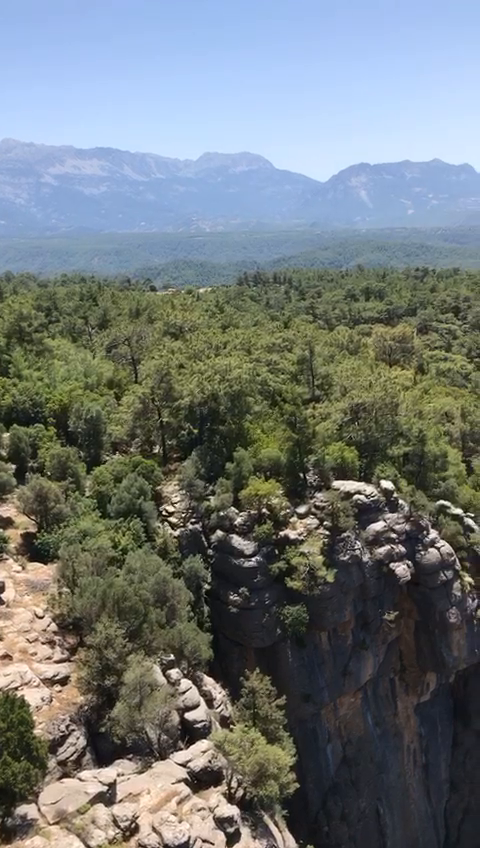
#> input picture frame 37 of 1_temel_islemler/videos/antalya.mp4, 480 x 848 px
$ python 6_video_okuma.py
#> lines starting #> are read from the running program, lines starting #| are printed output that depends on the picture
import cv2

cap = cv2.VideoCapture("videos/antalya.mp4")

while True:
    ret, frame = cap.read()
#> frame is the input picture: shape (848, 480, 3); mean B, G, R 120.6, 119.9, 113

    if not ret:
        break  # Video bittiğinde döngüden çık

    frame_yeni = cv2.flip(frame, 0)
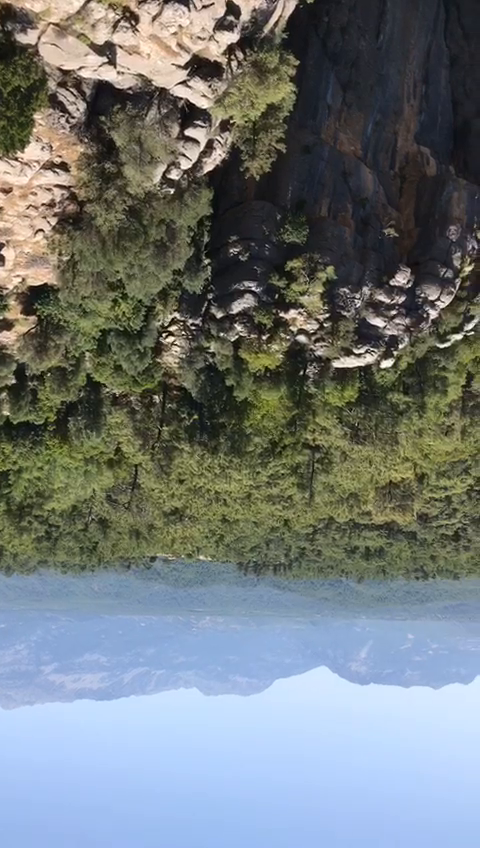
#> frame_yeni: shape (848, 480, 3); mean B, G, R 120.6, 119.9, 113

    # Videoları göster
    cv2.imshow("Video", frame)
    cv2.imshow("Yeni Video", frame_yeni)

    # 'q' tuşuna basıldığında döngüyü sonlandır
    if cv2.waitKey(30) & 0xFF == ord("q"):
#> (key q is pressed here)
        break

# Kaynakları serbest bırak ve pencereleri kapat
cap.release()
cv2.destroyAllWindows()

$ run again, starting later in the video
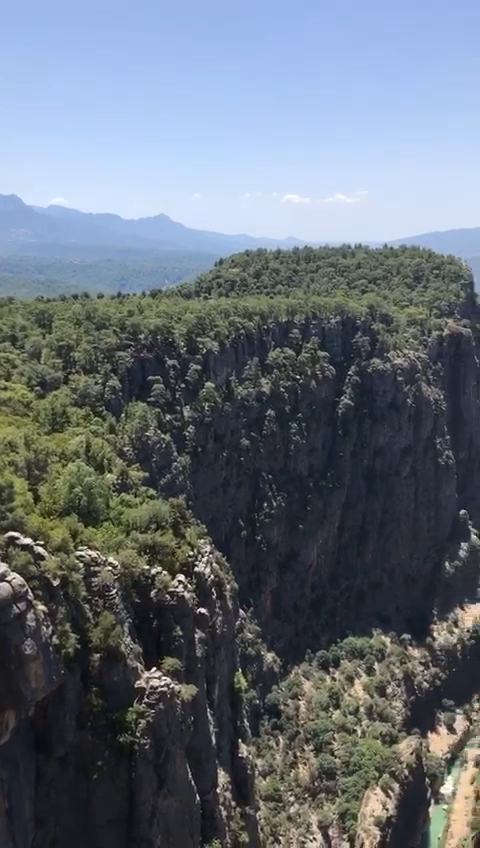
#> input picture frame 169 of 1_temel_islemler/videos/antalya.mp4, 480 x 848 px
#> frame is the input picture: shape (848, 480, 3); mean B, G, R 120.5, 110.5, 101.7
#> `frame_yeni = cv2.flip(frame, 0)`:
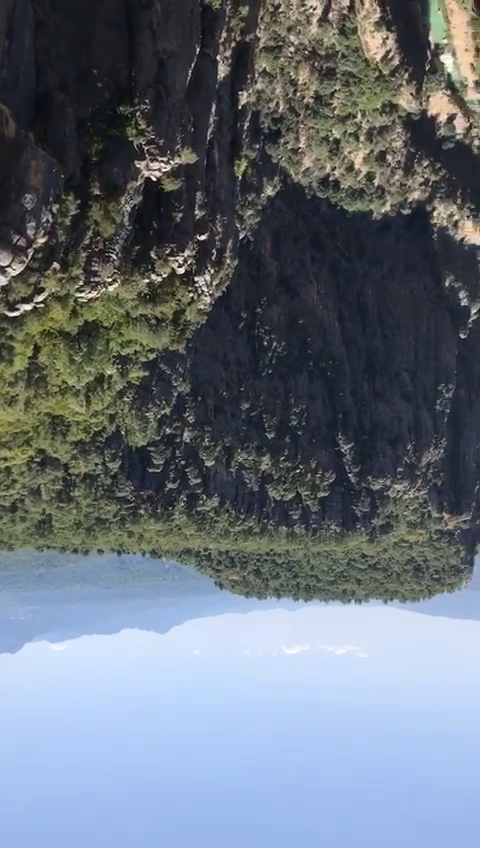
#> frame_yeni: shape (848, 480, 3); mean B, G, R 120.5, 110.5, 101.7

$ run again, starting later in the video
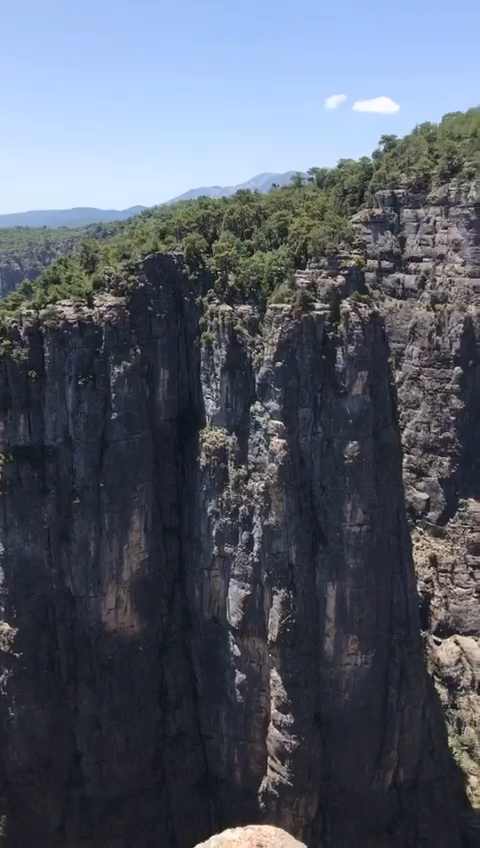
#> input picture frame 301 of 1_temel_islemler/videos/antalya.mp4, 480 x 848 px
#> frame is the input picture: shape (848, 480, 3); mean B, G, R 105.3, 92.3, 85.4
#> `frame_yeni = cv2.flip(frame, 0)`:
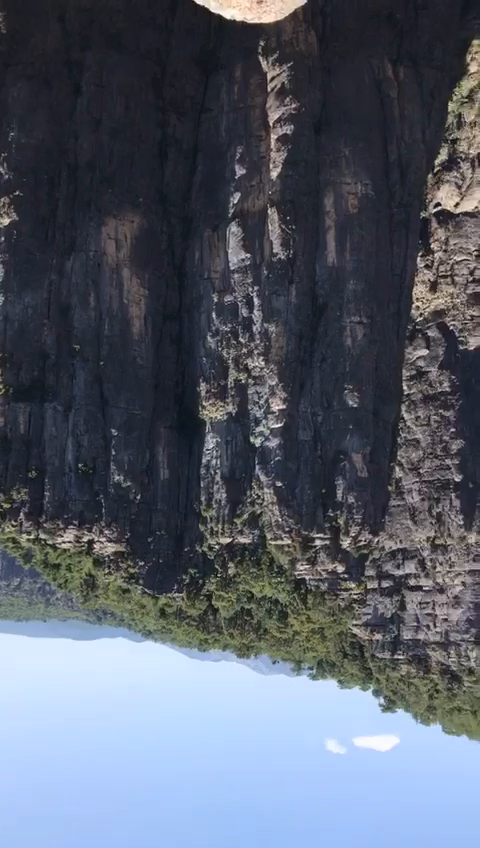
#> frame_yeni: shape (848, 480, 3); mean B, G, R 105.3, 92.3, 85.4
